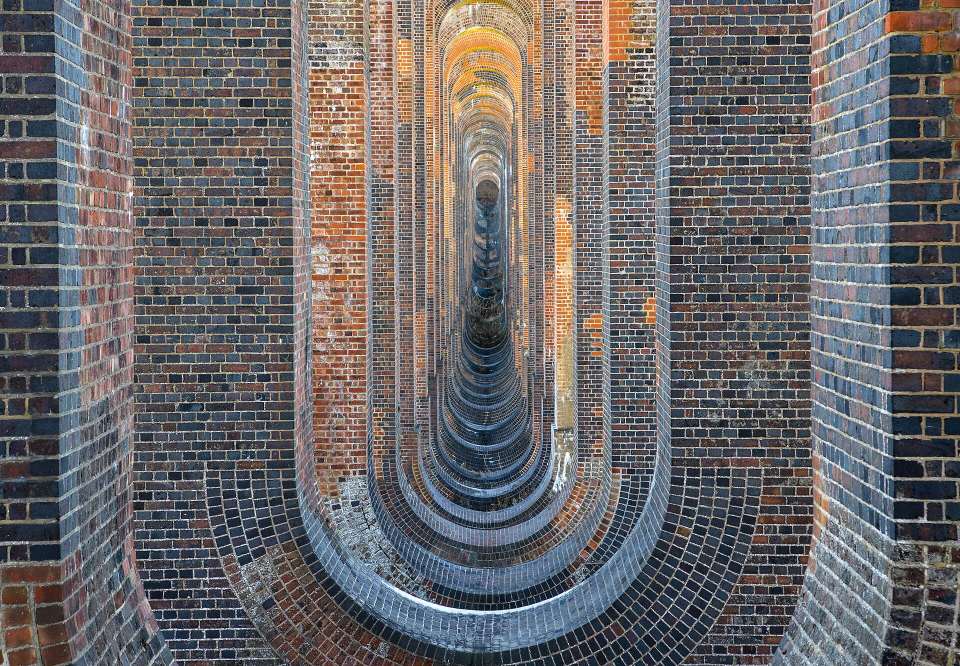
#> input picture episodes/en-dickens-staplehurst/img/arka-plan-balcombe-viaduct-1920.jpg, 1920 x 1332 px (shown at 1/2 size)
$ python gorsel.py
#> lines starting #> are read from the running program, lines starting #| are printed output that depends on the picture
"""en-dickens-staplehurst gorselleri:  python episodes/en-dickens-staplehurst/gorsel.py
arka.jpg : Ouse Valley Viaduct (HJ Mitchell, CC BY 4.0), 1440x1440 kare kirpim (sagdan) -> 1080; renk/parlaklik ayari.
ev_1.jpg : Illustrated London News 1865 Staplehurst gravuru (PD-old) 1280x901 -> 1080x760.
ev_2.jpg : Our Mutual Friend, Chapman & Hall 1865, cilt II baslik sayfasi (IA ourmutualfriend00stongoog, leaf n11): baslik + yazar, 2400x1700 kirpim -> 1080x765.
ev_3.jpg : Dickens'in Westminster Abbey tasi (Zmbro, CC BY-SA 4.0, "Charles Dickens grave.jpg"): 1480x800 kirpim -> 1080x584 (son kare).
"""
from pathlib import Path
from PIL import Image, ImageEnhance, ImageFilter, ImageOps
import numpy as np

H = Path(__file__).resolve().parent / "img"

bg = Image.open(H / "arka-plan-balcombe-viaduct-1920.jpg").convert("RGB")
#> bg is the input picture: PIL image 1920x1332 RGB; mean R, G, B 106.3, 103.3, 104.8
bg = bg.crop((276, 0, 1608, 1332)).resize((1080, 1080), Image.LANCZOS)
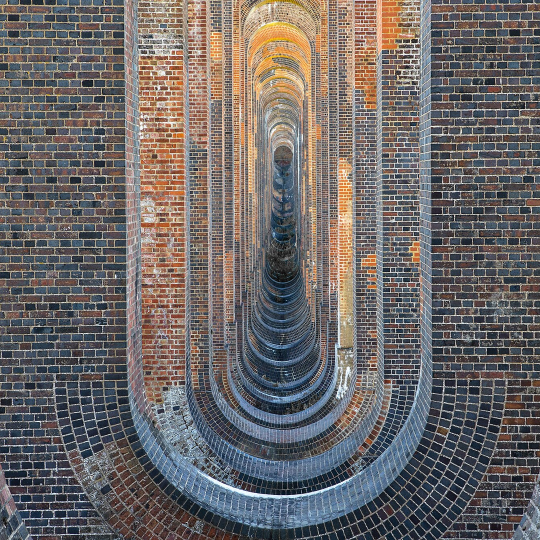
#> bg: PIL image 1080x1080 RGB (shown at 1/2 size); mean R, G, B 109.1, 104.5, 104.3
bg = ImageEnhance.Color(bg).enhance(0.85)
bg = ImageEnhance.Brightness(bg).enhance(1.15)
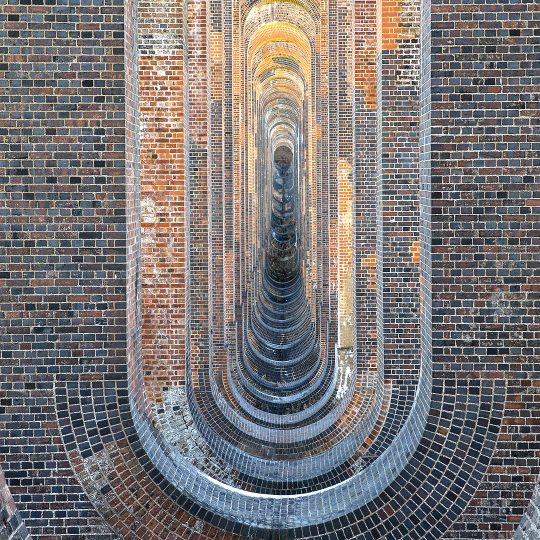
#> bg: PIL image 1080x1080 RGB (shown at 1/2 size); mean R, G, B 122.9, 118.8, 118.7
bg.save(H / "arka.jpg", quality=93)

#> (the run stopped early here; a loop or call above may not have finished)

$ run again, with episodes/alanya-adam-atacagi/img/kaynak_arka.jpg copied over episodes/en-dickens-staplehurst/img/arka-plan-balcombe-viaduct-1920.jpg
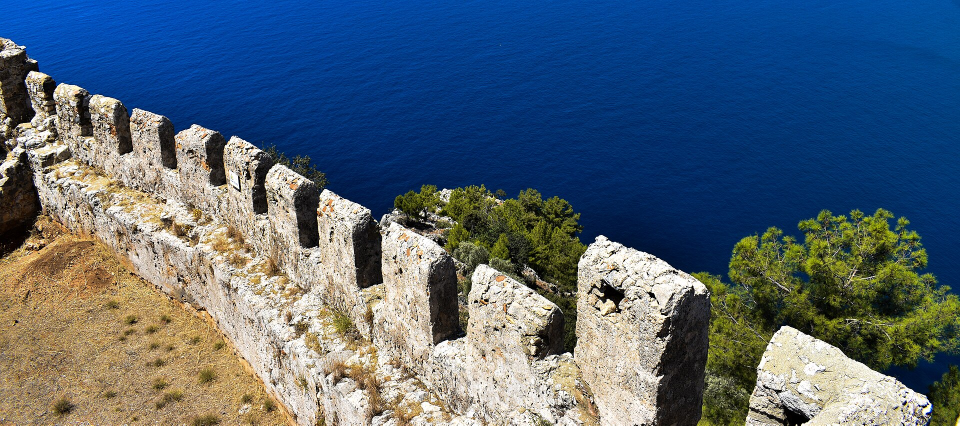
#> input picture episodes/alanya-adam-atacagi/img/kaynak_arka.jpg, 1920 x 851 px (shown at 1/2 size)
#> bg is the input picture: PIL image 1920x851 RGB; mean R, G, B 83.6, 101, 116.8
#> `bg = bg.crop((276, 0, 1608, 1332)).resize((1080, 1080), Image.LANCZOS)`:
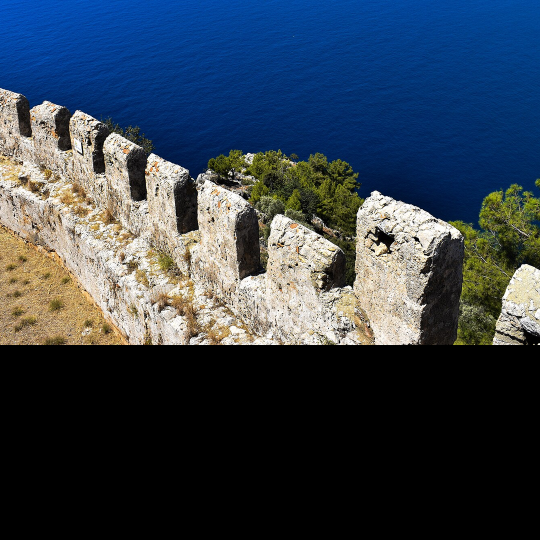
#> bg: PIL image 1080x1080 RGB (shown at 1/2 size); mean R, G, B 53.4, 65, 77.5
#> `bg = ImageEnhance.Brightness(bg).enhance(1.15)`:
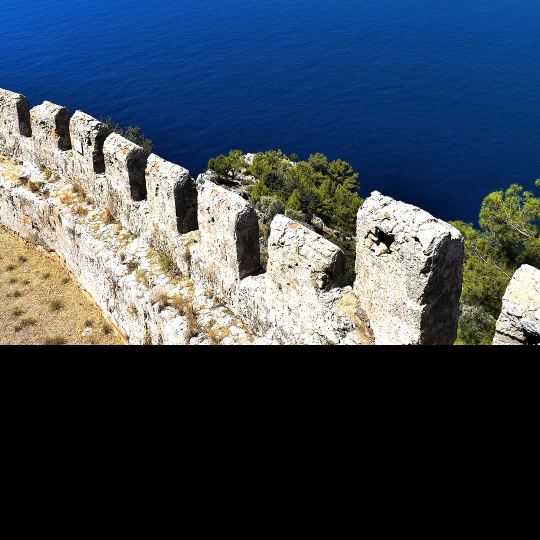
#> bg: PIL image 1080x1080 RGB (shown at 1/2 size); mean R, G, B 60.5, 72.4, 85.1

$ run again, with episodes/anemas-zindani-1376/img/kaynak_arka.jpg copied over episodes/en-dickens-staplehurst/img/arka-plan-balcombe-viaduct-1920.jpg
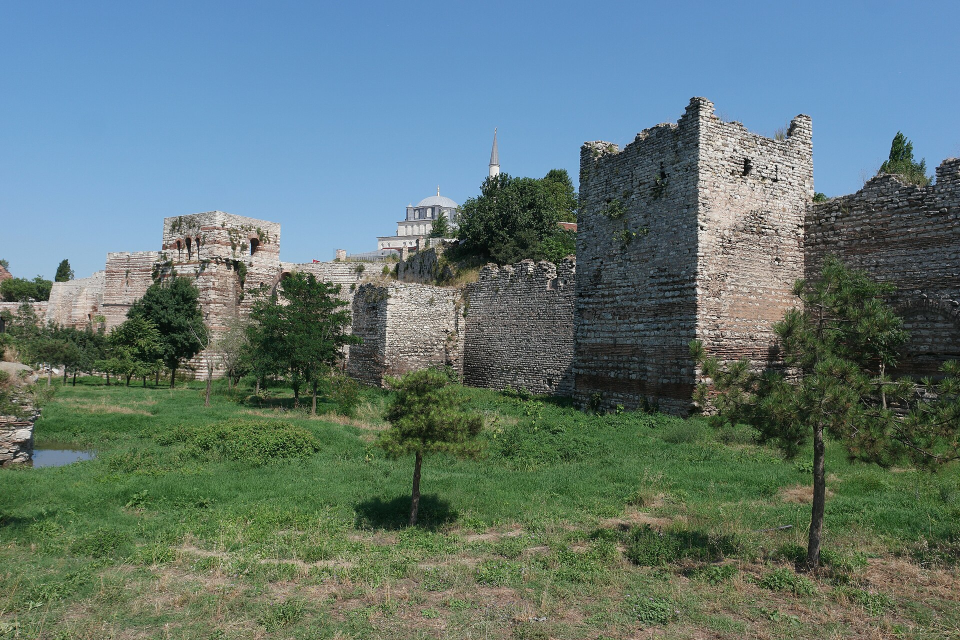
#> input picture episodes/anemas-zindani-1376/img/kaynak_arka.jpg, 1920 x 1280 px (shown at 1/2 size)
#> bg is the input picture: PIL image 1920x1280 RGB; mean R, G, B 97, 118.4, 115.8
#> `bg = bg.crop((276, 0, 1608, 1332)).resize((1080, 1080), Image.LANCZOS)`:
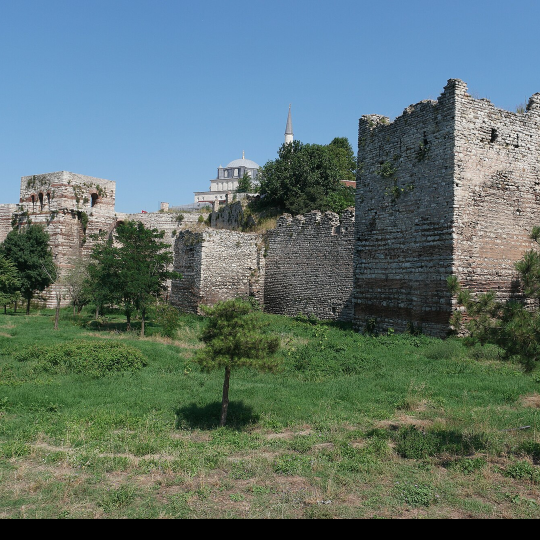
#> bg: PIL image 1080x1080 RGB (shown at 1/2 size); mean R, G, B 94.8, 115, 111.7
#> `bg = ImageEnhance.Brightness(bg).enhance(1.15)`:
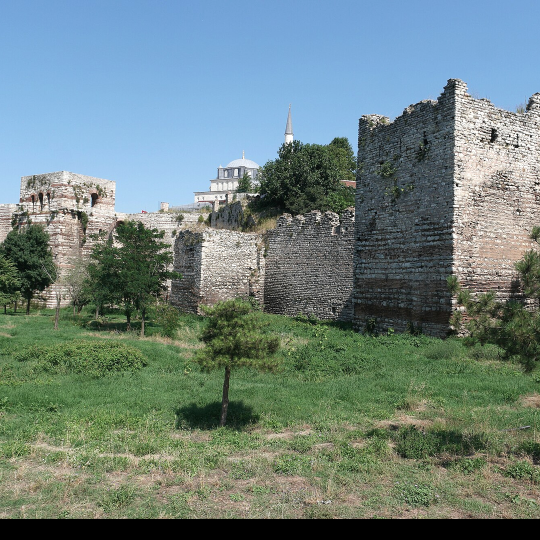
#> bg: PIL image 1080x1080 RGB (shown at 1/2 size); mean R, G, B 110.3, 129.9, 126.9
